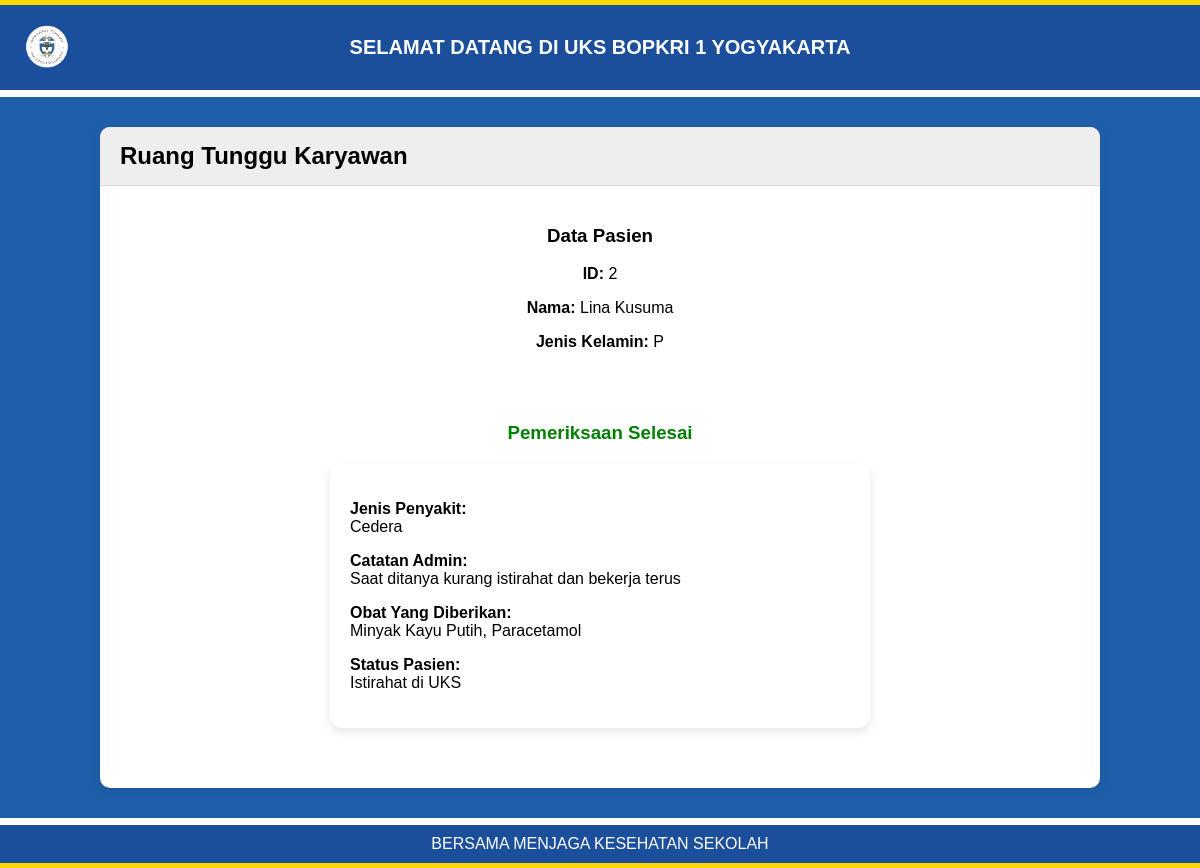
Page /ruang_tunggu/ruang_tunggu_karyawan.php?id=2 on the committed database.
### tables this page shows
CREATE TABLE `karyawan` (
  `id_karyawan` int(11) NOT NULL AUTO_INCREMENT,
  `nama` varchar(100) NOT NULL,
  `jenis_kelamin` enum('L','P') NOT NULL,
  PRIMARY KEY (`id_karyawan`)
);

CREATE TABLE `pemeriksaan_klinis` (
  `id_pemeriksaan` int(11) NOT NULL AUTO_INCREMENT,
  `id_kunjungan` int(11) NOT NULL,
  `catatan_admin` text DEFAULT NULL,
  `status_pasien` enum('Istirahat di UKS','Dipulangkan','Dirujuk','Kembali melanjutkan aktivitas') DEFAULT NULL,
  `jenis_penyakit` varchar(100) NOT NULL,
  `id_obat` int(11) DEFAULT NULL,
  PRIMARY KEY (`id_pemeriksaan`),
  KEY `id_kunjungan` (`id_kunjungan`),
  KEY `id_obat` (`id_obat`),
  CONSTRAINT `pemeriksaan_klinis_ibfk_2` FOREIGN KEY (`id_obat`) REFERENCES `obat` (`id_obat`)
);

### ruang_tunggu/ruang_tunggu_karyawan.php (the view, shortened to what this page needs)
<?php
require('../template/header.php');
$conn = new mysqli("localhost", "root", "", "uks");
$id = $_GET['id'] ?? '';
$data = $conn->query("
SELECT * FROM karyawan
WHERE id_karyawan='$id'
")->fetch_assoc();
$kunjungan = $conn->query("
SELECT * FROM kunjungan
WHERE id_pasien='$id'
AND jenis_pasien='karyawan'
ORDER BY id_kunjungan DESC
LIMIT 1
")->fetch_assoc();
$pemeriksaan = null;
$obat_list = [];
if ($kunjungan) {
    $pemeriksaan = $conn->query("
    SELECT * FROM pemeriksaan_klinis
    WHERE id_kunjungan='" . $kunjungan['id_kunjungan'] . "'
    ")->fetch_assoc();
    if ($pemeriksaan) {
        $obat_query = $conn->query("
        SELECT o.nama_obat, po.jumlah
        FROM pemeriksaan_obat po
        JOIN obat o ON po.id_obat = o.id_obat
        WHERE po.id_pemeriksaan = '" . $pemeriksaan['id_pemeriksaan'] . "'
        ORDER BY po.id ASC
        ");
        while ($obat_row = $obat_query->fetch_assoc()) {
            $qty = intval($obat_row['jumlah'] ?? 1);
            $obat_list[] = ($qty > 1) ? $obat_row['nama_obat'] . " ({$qty})" : $obat_row['nama_obat'];
        }
    }
}
?>
<div class="title-box">
    <h2>Ruang Tunggu Karyawan</h2>
</div>
<div style="padding:20px; text-align:center;">
    <h3>Data Pasien</h3>
    <p><b>ID:</b> <?= $data['id_karyawan']; ?></p>
    <p><b>Nama:</b> <?= $data['nama']; ?></p>
    <p><b>Jenis Kelamin:</b> <?= $data['jenis_kelamin']; ?></p>
    <br><br>
    <?php if ($pemeriksaan): ?>
        <h3 style="color:green;">
            Pemeriksaan Selesai
        </h3>
        <div style="
            background:white;
            max-width:500px;
            margin:20px auto;
            padding:20px;
            border-radius:12px;
            box-shadow:0 4px 10px rgba(0,0,0,0.1);
            text-align:left;
        ">
            <p>
                <b>Jenis Penyakit:</b><br>
                <?= $pemeriksaan['jenis_penyakit'] ?>
            </p>
            <p>
                <b>Catatan Admin:</b><br>
                <?= $pemeriksaan['catatan_admin'] ?>
            </p>
            <p>
                <b>Obat Yang Diberikan:</b><br>
                <?= !empty($obat_list) ? implode(', ', $obat_list) : '-' ?>
            </p>
            <p>
                <b>Status Pasien:</b><br>
                <?= $pemeriksaan['status_pasien'] ?>
            </p>
        </div>
    <?php else: ?>
        <h3>Menunggu Pemeriksaan...</h3>
        <div class="loader"></div>
    <?php endif; ?>
</div>
<?php require('../template/footer.php'); ?>

### template/header.php (style rules this page uses)
body { margin: 0; font-family: Arial; background: #1f5faa; display: flex; flex-direction: column; min-height: 100vh; }
.title-box { background: #eeeeee; padding: 15px 20px; margin-left: -20px; margin-right: -20px; margin-top: -20px; border-bottom: 1px solid #dcdcdc; border-top-left-radius: 10px; border-top-right-radius: 10px; }
.title-box h2 { margin: 0; }

### rows in the picture
karyawan: id_karyawan "2", nama "Lina Kusuma", jenis_kelamin "P"
pemeriksaan_klinis: jenis_penyakit "Cedera", catatan_admin "Saat ditanya kurang istirahat dan bekerja terus", status_pasien "Istirahat di UKS"

### other values in the picture
implode(', ', $obat_list) "Minyak Kayu Putih, Paracetamol"
